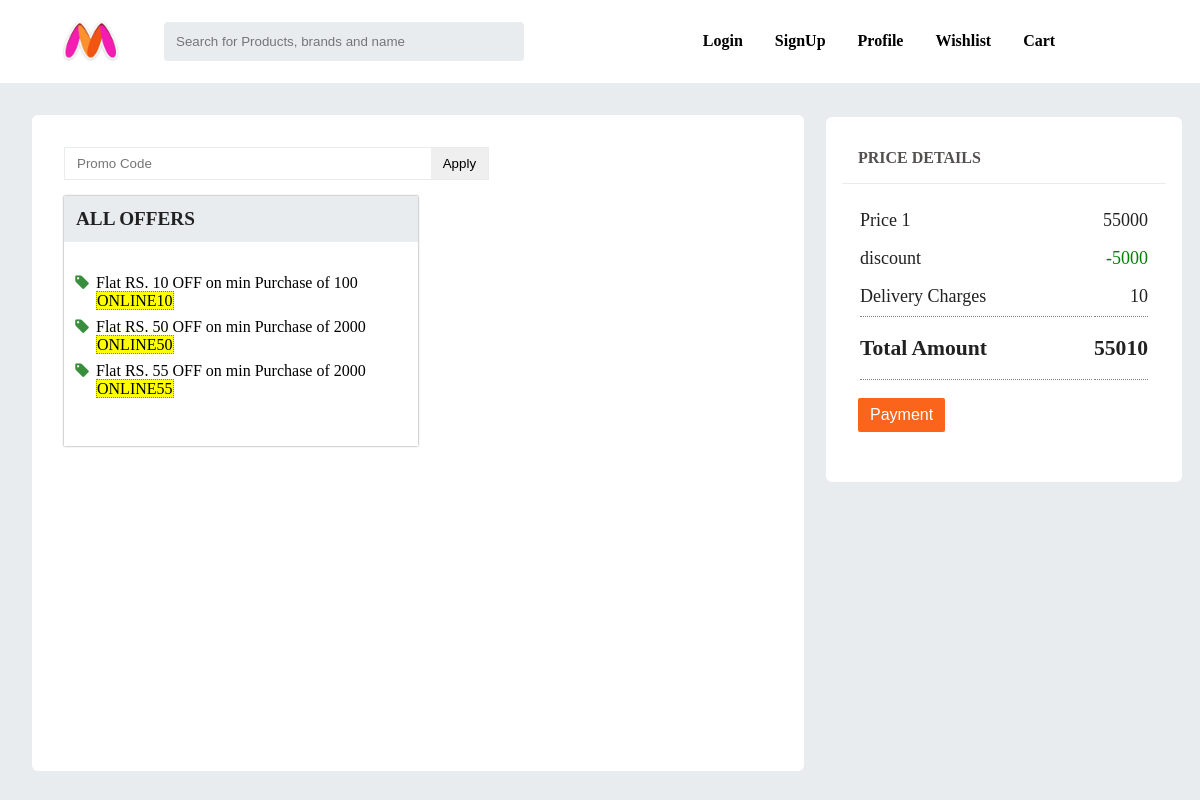
Page /shop/checkout/paymentsection/0b22df5951bc45e994cfd0d6dbf35e06 on the committed database.
### shop/models.py (models this page shows, shortened)
class PromoCode(models.Model):
    creationDate = models.DateField()
    enddate = models.DateField()
    promocode = models.CharField(max_length=100)
    no_of_user = models.IntegerField()
    min_purchase = models.IntegerField()
    fixed_amount_off = models.IntegerField()
    promocode_desc = models.CharField(max_length=200,default='')
    promocode_provider = models.CharField(max_length=200,default='')
    display_promo = models.BooleanField(default=False)

### shop/views.py (the view, shortened to what this page needs)
# urls.py: re_path('^checkout/paymentsection/(?P<productid>[a-zA-Z0-9!@#$&()\\-`_.+,/\"]*)',views.paymentsection,name="paymentsection"),
def paymentsection(request,productid=None):
    request.session['deliveryAddress'] = ''
    print("productid ================ $$$$$$$$$$$$$$$$$$",productid)
    request.session['deliveryAddress'] = request.POST.get('deliveryaddress')
    print("Delivery Address============",request.session['deliveryAddress'])
    obj = []
    request.session['totalpaybleamount'] = 0
    promocode_qry = PromoCode.objects.filter(display_promo=True).values()
    cartflag = True
    if productid:
        cartflag = False
        product_data = Products.objects.get(product_id=productid)
        obj.append({'product_id':product_data.product_id,'product_pic':product_data.product_Catelog,'product_Name':product_data.product_Name,'product_Actual_Price':product_data.product_Price,'product_OfferPrice':product_data.product_OfferPrice})
        request.session['totalpaybleamount'] = request.session['totalpaybleamount'] + product_data.product_OfferPrice
    obj1 = {'params':obj,'promocode_qry':promocode_qry,'shipping_Charge':shippingCharge,'cartflag':cartflag}
    return render(request,'shop/paymentsection.html',obj1)

### shop/templatetags/poll_extras.py (called while the page is built)
def search_itemTotal(dict_v,search_item):
    total = 0
    for iter in dict_v:
        for dict_item in iter:
            if dict_item == search_item:
                total+=iter[dict_item]
    return total

def subtract(item1,item2):
    return  item2-item1

### shop/templates/shop/paymentsection.html (shortened to what this page needs)
{%extends 'shop/baseheader.html'%}
{% load poll_extras %}
{%load static%}
{%block body%}
<section class="paymentsectionWrapper">
    <div class="paymentsection">
        <form id="promocode_form">
            <input type="text" name="promocode" placeholder="Promo Code">
            <input type="submit" value="Apply">
        </form>
        {%if promocode_qry%}
        <div class="viewallOffers">
            <h1>All Offers</h1>
            <ul id="viewallOffersListWrapper">
                {%for promo in promocode_qry%}
                <li class="viewallOffersListDesc">{{promo.promocode_desc}} <mark class="viewallOffersListItem">{{promo.promocode}}</mark></li>
                {%endfor%}
            </ul>
        </div>
        {%endif%}
    </div>
    <div class="">
        <div class="displayAmountSection">
            <div style="width:100%;">
            <div>
                <strong>PRICE DETAILS</strong>
            </div>
            <div class="cart_Details_SectionWrapperSection">
            <table class="cart_Details_Section">
        <table class="cart_Details_Section">
            <tr>
                <td>Price {{params | length}}</td>
                <td id="productprice">{{params | search_itemTotal:'product_OfferPrice'}}</td>
            </tr>
            <tr>
                <td>discount</td>
                <td>
                    {% with a=params|search_itemTotal:'product_OfferPrice' %}
                    {%with b=params|search_itemTotal:'product_Actual_Price'%}
                     {{b|subtract:a}}
                    {%endwith%}
                    {% endwith %}
                    </td>
            </tr>
            <tr>
                <td>Delivery Charges</td>
                <td>{{shipping_Charge}}</td>
            </tr>
            <tr class="cart_Details_Total_Amount_Section">
                <td>Total Amount</td>
                <td id="Finalamount">{{params|search_itemTotal:'product_OfferPrice'|add:shipping_Charge}}</td>
            </tr>
        </table>
        {% if cartflag %}
        <a href="/shop/checkout/pay"><button class="displayAmountSection_CheckoutButton">Payment</button></a>
        {%else%}
        <a href="/shop/checkout/pay/{{params.0.product_id}}" ><button class="displayAmountSection_CheckoutButton">Payment</button></a>
        {%endif%}
    </div>
    </div>
</div>
</div>
</section>
{%endblock%}

### static/css/header.css (style rules this page uses)
* { margin:0; padding:0; box-sizing: border-box; }

### static/css/bannerImage.css (style rules this page uses)
* { margin:0; padding:0; box-sizing: border-box; }

### static/css/productinfo.css (style rules this page uses)
tr td:first-child { padding-right:4em; }

### static/css/cart.css (style rules this page uses)
.displayAmountSection { margin-left:1em; width:30%; background-color: #FFFFFF; border:2px solid #E9ECEF; border-radius: 8px; position: fixed; right:1em; height:auto; }
.cart_Details_Section { padding:0 !important; margin:0; }
.displayAmountSection { padding: 1em; padding-right:1em; }
.displayAmountSection strong { color: #544f4f; width:100%; font-weight: bolder; }
.displayAmountSection div:nth-child(1) { width: 100%; }
.displayAmountSection div div:first-child { border-bottom: 1px solid #E9ECEF; padding: 1em; }
.cart_Details_SectionWrapperSection { padding: 1em; }
.cart_Details_Section { color: #212121; font-size: large; width:100%; }
.cart_Details_Section tr { line-height: 2em; }
.cart_Details_Section tr td { min-width:50%; }
.cart_Details_Section tr td:nth-child(2) { text-align: right; }
.cart_Details_Section tr:nth-child(2) td:nth-child(2) { color:green; }
.cart_Details_Total_Amount_Section td { width:100%; border-collapse: collapse; border-top: 1px dotted gray; border-bottom: 1px dotted gray; color:#212121; font-size: larger; font-weight: bold; height:3em; }
.displayAmountSection_CheckoutButton::after { padding: 1em; }
.displayAmountSection_CheckoutButton { padding:8px 12px; color: #FFFFFF; background-color: #FB641B; font-size: large; border: none; font-size: medium; cursor: pointer; border-radius: 2px; margin-top:1em; }

### static/css/paymentsection.css (style rules this page uses)
.paymentsectionWrapper { display:flex; background-color: #E9ECEF; width:100%; min-height: 90vh; max-height: 100%; padding:2em; }
.paymentsectionWrapper .paymentsection { width:68%; background-color: #FFFFFF; padding:2em; border-radius: 6px; }
.paymentsectionWrapper .paymentsection #promocode_form { border:1px solid #E9ECEF; display: inline-block; width:60%; }
.paymentsectionWrapper .paymentsection #promocode_form input[type='text'], .paymentsectionWrapper .paymentsection #promocode_form input[type='submit'] { border:none; outline: none; }
.paymentsectionWrapper .paymentsection #promocode_form input[type='text'] { width:80%; }
.paymentsectionWrapper .paymentsection #promocode_form input[type='submit'] { float:right; cursor: pointer; }
.paymentsectionWrapper .paymentsection input[type="text"] { width:50%; padding:8px 12px; }
.paymentsectionWrapper .paymentsection input[type="submit"] { padding:8px 12px; }
.paymentsectionWrapper .paymentsection .viewallOffers { width:50%; margin-top: 1em; height:250px; box-shadow: 0 0 2px gray; overflow-y: auto; overflow-y: auto; }
.paymentsectionWrapper .paymentsection .viewallOffers h1:first-child { width:100%; padding:12px; background-color: #E9ECEF; font-size: larger; color: #212121; text-transform: uppercase; }
.viewallOffersListDesc mark { cursor: pointer; border:1px dotted gray; }
.paymentsectionWrapper .paymentsection .viewallOffers ul { padding: 2em; list-style-type: none; }
.paymentsectionWrapper .paymentsection .viewallOffers ul li { padding-bottom: 8px; }
.paymentsectionWrapper .paymentsection .viewallOffers ul li::before { content: "\f02b"; color: #388E3C; font-family: FontAwesome; display: inline-block; margin-left: -1.3em; width: 1.3em; }

### rows in the picture
PromoCode: promocode_desc "Flat RS. 10 OFF on min Purchase of 100", promocode "ONLINE10"
PromoCode: promocode_desc "Flat RS. 50 OFF on min Purchase of 2000", promocode "ONLINE50"
PromoCode: promocode_desc "Flat RS. 55 OFF on min Purchase of 2000", promocode "ONLINE55"

### other values in the picture
{{ params | length }} "1"
{{ params | search_itemTotal:'product_OfferPrice' }} "55000"
{{ b|subtract:a }} "-5000"
{{ shipping_Charge }} "10"
{{ params|search_itemTotal:'product_OfferPrice'|add:shipping_Charge }} "55010"
